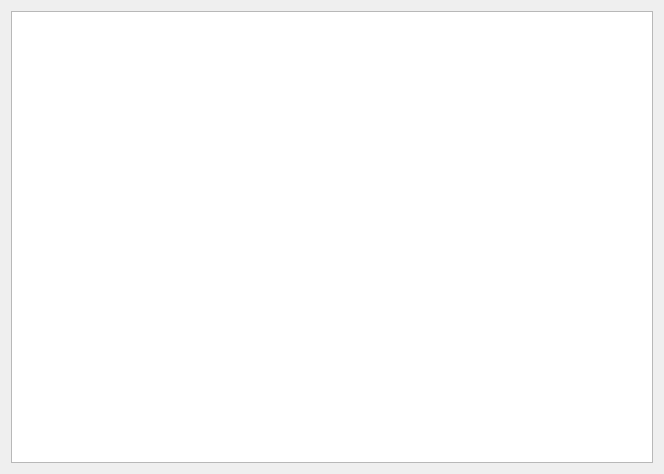
<?xml version="1.0" encoding="UTF-8"?>
<ui version="4.0">
 <class>ElyAssetsDialog</class>
 <widget class="QWidget" name="ElyAssetsDialog">
  <property name="geometry">
   <rect>
    <x>0</x>
    <y>0</y>
    <width>664</width>
    <height>474</height>
   </rect>
  </property>
  <property name="windowTitle">
   <string>Form</string>
  </property>
  <layout class="QVBoxLayout" name="topLayout">
   <item>
    <layout class="QVBoxLayout" name="verticalLayout">
     <property name="topMargin">
      <number>0</number>
     </property>
     <item>
      <widget class="QTableWidget" name="balancesTable">
       <property name="alternatingRowColors">
        <bool>false</bool>
       </property>
      </widget>
     </item>
    </layout>
   </item>
  </layout>
 </widget>
 <resources/>
 <connections/>
</ui>
